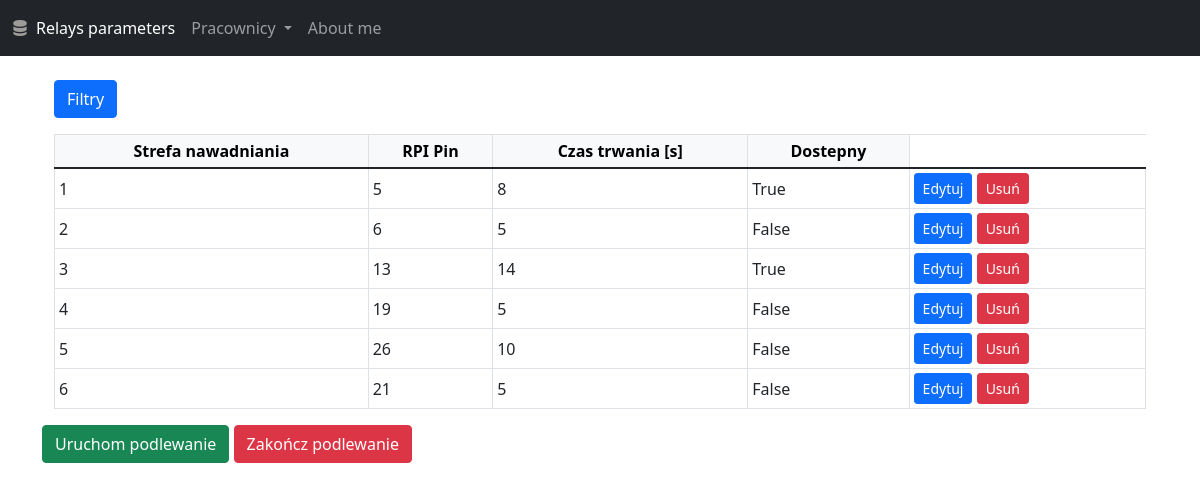
The page /database on the database its author committed.
### app.py (models this page shows, shortened)
class RelayDB(db.Model):
    __tablename__ = 'relays'
    id = db.Column(db.Integer, primary_key=True)
    pin = db.Column(db.Integer)
    duration = db.Column(db.Integer)
    active = db.Column(db.Boolean)

### app.py (the view)
@app.route('/database', methods=['GET', 'POST'])
def testdb():
    print(request.method)
    try:
        relaysData = RelayDB.query.all()
        return render_template('database.html',  output_data=relaysData)
    except Exception as e:
        error_text = "<p>The error:<br>" + str(e) + "</p>"
        hed = '<h1>Something is broken.</h1>'
        return hed + error_text

### templates/database.html
{% extends 'base.html' %} {% block title %}Irrigation system{% endblock %} {%
block content %}
<div class="container">
  <br />
  <div class="container">
    <p>
      <a
        class="btn btn-primary"
        data-bs-toggle="collapse"
        href="#collapseExample"
        role="button"
        aria-expanded="false"
        aria-controls="collapseExample"
      >
        Filtry
      </a>
    </p>
    <table class="table table-bordered table-sm">
      <thead class="table-light">
        <tr>
          <th
            class="align-middle text-center"
            data-field="RelayID"
            data-filter-control="input"
            data-sortable="true"
          >
            Strefa nawadniania
          </th>
          <th
            class="align-middle text-center"
            data-field="GPIO_pin"
            data-filter-control="select"
            data-sortable="true"
          >
            RPI Pin
          </th>
          <th
            class="align-middle text-center"
            data-field="Kategoria"
            data-filter-control="select"
            data-sortable="true"
          >
            Czas trwania [s]
          </th>
          <th
            class="align-middle text-center"
            data-field="Opis"
            data-filter-control="select"
            data-sortable="true"
          >
            Dostepny
          </th>
        </tr>
      </thead>
      <tbody>
        {% for row in output_data %}
        <tr>
          <td class="align-middle">{{row.id}}</td>
          <td class="align-middle">{{row.pin}}</td>
          <td class="align-middle">{{row.duration}}</td>
          <td class="align-middle">{{row.active}}</td>
          <td>
            <a
              class="btn btn-primary btn-sm"
              href="/database_update/{{row.id}}"
            >
              Edytuj</a
            >
            <a class="btn btn-danger btn-sm" href="/database_delete/{{row.id}}">
              Usuń</a
            >
          </td>
        </tr>
        {% endfor %}
      </tbody>
    </table>
  </div>
  <a class="btn btn-success" href="/start_script">Uruchom podlewanie</a>
  <a class="btn btn-danger" href="/stop_script">Zakończ podlewanie</a>
</div>
{% endblock %}

### templates/base.html (shortened to what this page needs)
<!DOCTYPE html>
<html lang="en">
  <head>
    <link
      href="https://cdn.jsdelivr.net/npm/bootstrap@5.1.3/dist/css/bootstrap.min.css"
      rel="stylesheet"
    />
    <link
      rel="stylesheet"
      href="https://cdn.jsdelivr.net/npm/bootstrap-icons@1.7.0/font/bootstrap-icons.css"
    />
  </head>
  <body>
    <nav class="navbar navbar-expand-lg navbar-dark bg-dark">
      <div class="container-fluid">
        <i class="bi bi-server" style="color: rgba(255, 250, 240, 0.562)"></i>
        <div class="collapse navbar-collapse" id="navbarSupportedContent">
          <ul class="navbar-nav me-auto mb-2 mb-lg-0">
            <li class="nav-item">
              <a class="nav-link active" aria-current="page" href="/"
                >Relays parameters</a
              >
            </li>
            <li class="nav-item dropdown">
              <a
                class="nav-link dropdown-toggle"
                href="/workers"
                id="navbarDropdown"
                role="button"
                data-bs-toggle="dropdown"
                aria-expanded="false"
              >
                Pracownicy
              </a>
            </li>
            <li class="nav-item">
              <a class="nav-link" href="{{url_for('about')}}">About me</a>
            </li>
          </ul>
        </div>
      </div>
    </nav>
    {% block content %} {% endblock %}
  </body>
</html>

### rows shown on the page
RelayDB: id "1", pin "5", duration "8", active "True"
RelayDB: id "2", pin "6", duration "5", active "False"
RelayDB: id "3", pin "13", duration "14", active "True"
RelayDB: id "4", pin "19", duration "5", active "False"
RelayDB: id "5", pin "26", duration "10", active "False"
RelayDB: id "6", pin "21", duration "5", active "False"
